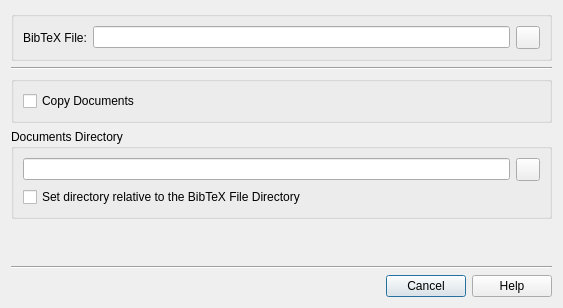
<?xml version="1.0" encoding="UTF-8"?>
<ui version="4.0">
 <class>c2bExportDialog</class>
 <widget class="QDialog" name="c2bExportDialog">
  <property name="geometry">
   <rect>
    <x>0</x>
    <y>0</y>
    <width>563</width>
    <height>308</height>
   </rect>
  </property>
  <property name="windowTitle">
   <string>Dialog</string>
  </property>
  <layout class="QGridLayout">
   <item row="0" column="0">
    <widget class="QGroupBox" name="groupBox2">
     <property name="title">
      <string/>
     </property>
     <layout class="QGridLayout">
      <item row="0" column="0">
       <widget class="QLabel" name="label">
        <property name="text">
         <string>BibTeX File:</string>
        </property>
       </widget>
      </item>
      <item row="0" column="1">
       <layout class="QHBoxLayout">
        <property name="spacing">
         <number>6</number>
        </property>
        <property name="margin">
         <number>0</number>
        </property>
        <item>
         <widget class="c2bLineEdit" name="ExportFile">
          <property name="text">
           <string/>
          </property>
         </widget>
        </item>
        <item>
         <widget class="QToolButton" name="ExportFileDir">
          <property name="statusTip">
           <string>Select BibTeX directory</string>
          </property>
          <property name="icon">
           <iconset resource="cb2bib.qrc">
            <normaloff>:/icons/icons/mimeFolder.png</normaloff>:/icons/icons/mimeFolder.png</iconset>
          </property>
         </widget>
        </item>
       </layout>
      </item>
     </layout>
    </widget>
   </item>
   <item row="1" column="0">
    <widget class="Line" name="line_2">
     <property name="orientation">
      <enum>Qt::Horizontal</enum>
     </property>
    </widget>
   </item>
   <item row="2" column="0">
    <widget class="QGroupBox" name="groupBox">
     <property name="title">
      <string/>
     </property>
     <layout class="QGridLayout">
      <item row="0" column="0">
       <widget class="QCheckBox" name="CopyDocuments">
        <property name="text">
         <string>Copy Documents</string>
        </property>
        <property name="shortcut">
         <string/>
        </property>
       </widget>
      </item>
     </layout>
    </widget>
   </item>
   <item row="3" column="0">
    <widget class="QGroupBox" name="DocumentsDirectoryBox">
     <property name="title">
      <string>Documents Directory</string>
     </property>
     <layout class="QGridLayout">
      <item row="0" column="0">
       <layout class="QHBoxLayout">
        <property name="spacing">
         <number>6</number>
        </property>
        <property name="margin">
         <number>0</number>
        </property>
        <item>
         <widget class="c2bLineEdit" name="DocumentsDirectory">
          <property name="text">
           <string/>
          </property>
         </widget>
        </item>
        <item>
         <widget class="QToolButton" name="DocumentsDirectoryDir">
          <property name="statusTip">
           <string>Select PDF directory</string>
          </property>
          <property name="icon">
           <iconset resource="cb2bib.qrc">
            <normaloff>:/icons/icons/mimeFolder.png</normaloff>:/icons/icons/mimeFolder.png</iconset>
          </property>
         </widget>
        </item>
       </layout>
      </item>
      <item row="1" column="0">
       <widget class="QCheckBox" name="RelativeDocumentDirectory">
        <property name="text">
         <string>Set directory relative to the BibTeX File Directory</string>
        </property>
       </widget>
      </item>
     </layout>
    </widget>
   </item>
   <item row="4" column="0">
    <spacer>
     <property name="orientation">
      <enum>Qt::Vertical</enum>
     </property>
     <property name="sizeHint" stdset="0">
      <size>
       <width>20</width>
       <height>20</height>
      </size>
     </property>
    </spacer>
   </item>
   <item row="5" column="0">
    <widget class="Line" name="line">
     <property name="orientation">
      <enum>Qt::Horizontal</enum>
     </property>
    </widget>
   </item>
   <item row="6" column="0">
    <widget class="QDialogButtonBox" name="buttonBox">
     <property name="orientation">
      <enum>Qt::Horizontal</enum>
     </property>
     <property name="standardButtons">
      <set>QDialogButtonBox::Cancel|QDialogButtonBox::Help</set>
     </property>
    </widget>
   </item>
  </layout>
 </widget>
 <customwidgets>
  <customwidget>
   <class>c2bLineEdit</class>
   <extends>QLineEdit</extends>
   <header>c2bLineEdit.h</header>
  </customwidget>
 </customwidgets>
 <resources>
  <include location="cb2bib.qrc"/>
 </resources>
 <connections>
  <connection>
   <sender>buttonBox</sender>
   <signal>rejected()</signal>
   <receiver>c2bExportDialog</receiver>
   <slot>reject()</slot>
   <hints>
    <hint type="sourcelabel">
     <x>603</x>
     <y>259</y>
    </hint>
    <hint type="destinationlabel">
     <x>630</x>
     <y>156</y>
    </hint>
   </hints>
  </connection>
  <connection>
   <sender>CopyDocuments</sender>
   <signal>clicked(bool)</signal>
   <receiver>DocumentsDirectoryBox</receiver>
   <slot>setEnabled(bool)</slot>
   <hints>
    <hint type="sourcelabel">
     <x>23</x>
     <y>80</y>
    </hint>
    <hint type="destinationlabel">
     <x>154</x>
     <y>134</y>
    </hint>
   </hints>
  </connection>
 </connections>
</ui>
